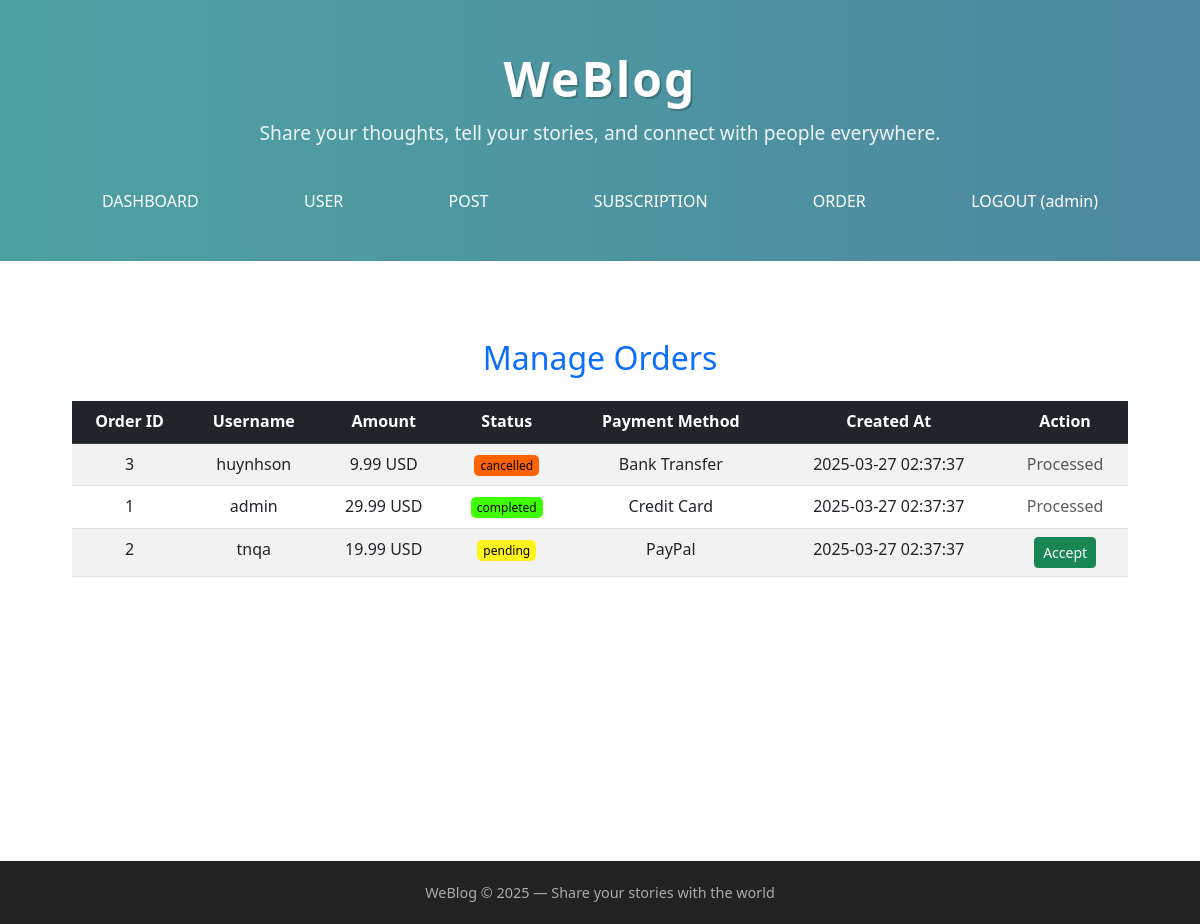
The app's page /admin/orders.php (signed in) with its own data.
### tables this page shows
CREATE TABLE orders (
  id INT AUTO_INCREMENT PRIMARY KEY,
  user_id INT,
  plan_id INT,
  status_id INT,
  created_at DATETIME DEFAULT CURRENT_TIMESTAMP,
  payment_method VARCHAR(50),
  FOREIGN KEY (user_id) REFERENCES users(id) ON DELETE CASCADE,
  FOREIGN KEY (plan_id) REFERENCES plans(id) ON DELETE CASCADE,
  FOREIGN KEY (status_id) REFERENCES status_orders(id) ON DELETE SET NULL
);

CREATE TABLE users (
  id INT AUTO_INCREMENT PRIMARY KEY,
  username VARCHAR(50) UNIQUE,
  password VARCHAR(100),
  email VARCHAR(100) UNIQUE,
  role_id INT,
  bio TEXT,
  avatar_path VARCHAR(255), 
  created_at DATETIME DEFAULT CURRENT_TIMESTAMP,
  FOREIGN KEY (role_id) REFERENCES roles(id) ON DELETE SET NULL
);

CREATE TABLE plans (
  id INT AUTO_INCREMENT PRIMARY KEY,
  name VARCHAR(50) UNIQUE,
  price DECIMAL(10,2),
  duration INT, 
  created_at DATETIME DEFAULT CURRENT_TIMESTAMP
);

CREATE TABLE status_orders (
  id INT AUTO_INCREMENT PRIMARY KEY,
  status VARCHAR(50) UNIQUE NOT NULL
);

### admin/orders.php (the view, shortened to what this page needs)
<?php
include '../includes/header.php';
$query = "SELECT
    orders.id,
    users.username,
    plans.price AS amount,
    status_orders.status AS status,
    orders.payment_method,
    orders.created_at
FROM orders
JOIN users ON orders.user_id = users.id
JOIN plans ON orders.plan_id = plans.id
JOIN status_orders ON orders.status_id = status_orders.id";
$result = mysqli_query($conn, $query);
?>
<link rel="stylesheet" href="https://cdn.jsdelivr.net/npm/bootstrap@5.3.0/dist/css/bootstrap.min.css">
<link rel="stylesheet" href="../assets/css/style.css">
<link rel="stylesheet" href="../assets/css/admin.css">
<div class="container mt-5">
    <h2 class="text-center text-primary mb-4">Manage Orders</h2>
    <div class="table-responsive">
        <table class="table table-striped table-hover">
            <thead class="table-dark">
                <tr>
                    <th>Order ID</th>
                    <th>Username</th>
                    <th>Amount</th>
                    <th>Status</th>
                    <th>Payment Method</th>
                    <th>Created At</th>
                    <th>Action</th>
                </tr>
            </thead>
            <tbody>
                <?php while ($row = mysqli_fetch_assoc($result)) { ?>
                    <tr>
                        <td><?php echo htmlspecialchars($row['id']); ?></td>
                        <td><?php echo htmlspecialchars($row['username']); ?></td>
                        <td><?php echo number_format($row['amount'], 2); ?> USD</td>
                        <td>
                            <span class="status-<?php echo htmlspecialchars(strtolower($row['status'])); ?>">
                                <?php echo htmlspecialchars($row['status']); ?>
                            </span>
                        </td>
                        <td><?php echo htmlspecialchars($row['payment_method']); ?></td>
                        <td><?php echo htmlspecialchars($row['created_at']); ?></td>
                        <td>
                            <?php if (strtolower($row['status']) === 'pending') { ?>
                                <form action="../actions/process_order.php" method="POST">
                                    <button type="submit" name="accept_order" class="btn btn-success btn-sm">
                                        Accept
                                    </button>
                                </form>
                            <?php } else { ?>
                                <span class="text-muted">Processed</span>
                            <?php } ?>
                        </td>
                    </tr>
                <?php } ?>
            </tbody>
        </table>
    </div>
</div>
<?php include '../includes/footer.php'; ?>

### assets/css/style.css (style rules this page uses)
* { margin: 0; padding: 0; box-sizing: border-box; }
body { font-family: 'Segoe UI', Tahoma, Geneva, Verdana, sans-serif; line-height: 1.6; }
.container { width: 90%; max-width: 1100px; margin: auto; text-align: center; }

### assets/css/admin.css (style rules this page uses)
.status-completed { background: #40ff00; color: #000; padding: 2px 6px; border-radius: 5px; font-size: 12px; }
.status-pending { background: #fff41c; color: #000; padding: 2px 6px; border-radius: 5px; font-size: 12px; }
.status-cancelled { background: #ff6200; color: #000; padding: 2px 6px; border-radius: 5px; font-size: 12px; }

### records on screen
orders: id "3", user.username "huynhson", plan.price "9.99", status.status "cancelled", payment_method "Bank Transfer", created_at "2025-03-27 02:37:37", shows "Processed"
orders: id "1", user.username "admin", plan.price "29.99", status.status "completed", payment_method "Credit Card", created_at "2025-03-27 02:37:37", shows "Processed"
orders: id "2", user.username "tnqa", plan.price "19.99", status.status "pending", payment_method "PayPal", created_at "2025-03-27 02:37:37"

### other values on screen
$_SESSION['username'] "admin"
